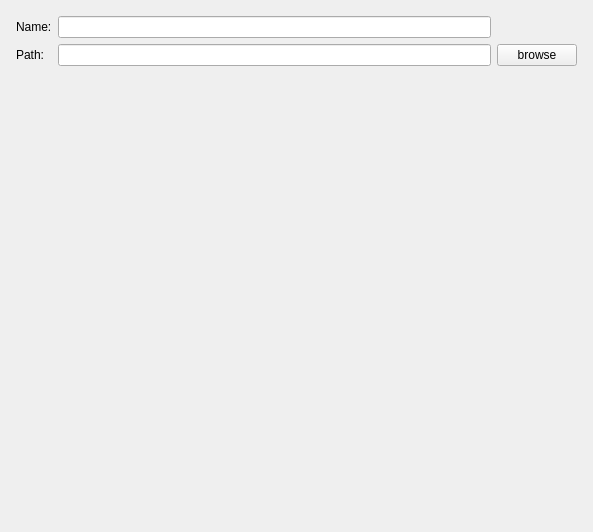
<?xml version="1.0" encoding="UTF-8"?>
<ui version="4.0">
 <class>ProSetPage</class>
 <widget class="QWizardPage" name="ProSetPage">
  <property name="geometry">
   <rect>
    <x>0</x>
    <y>0</y>
    <width>593</width>
    <height>532</height>
   </rect>
  </property>
  <property name="windowTitle">
   <string>WizardPage</string>
  </property>
  <layout class="QGridLayout" name="gridLayout_2">
   <item row="0" column="0">
    <layout class="QGridLayout" name="gridLayout">
     <property name="leftMargin">
      <number>5</number>
     </property>
     <property name="topMargin">
      <number>5</number>
     </property>
     <property name="rightMargin">
      <number>5</number>
     </property>
     <property name="bottomMargin">
      <number>5</number>
     </property>
     <item row="1" column="1">
      <widget class="QLineEdit" name="lineEdit_2"/>
     </item>
     <item row="1" column="2">
      <widget class="QPushButton" name="pushButton">
       <property name="text">
        <string>browse</string>
       </property>
      </widget>
     </item>
     <item row="0" column="1">
      <widget class="QLineEdit" name="lineEdit"/>
     </item>
     <item row="1" column="0">
      <widget class="QLabel" name="label_2">
       <property name="text">
        <string>Path:</string>
       </property>
      </widget>
     </item>
     <item row="0" column="0">
      <widget class="QLabel" name="label">
       <property name="text">
        <string>Name:</string>
       </property>
      </widget>
     </item>
     <item row="2" column="1">
      <widget class="QLabel" name="tips">
       <property name="text">
        <string/>
       </property>
      </widget>
     </item>
    </layout>
   </item>
  </layout>
 </widget>
 <resources/>
 <connections/>
</ui>
